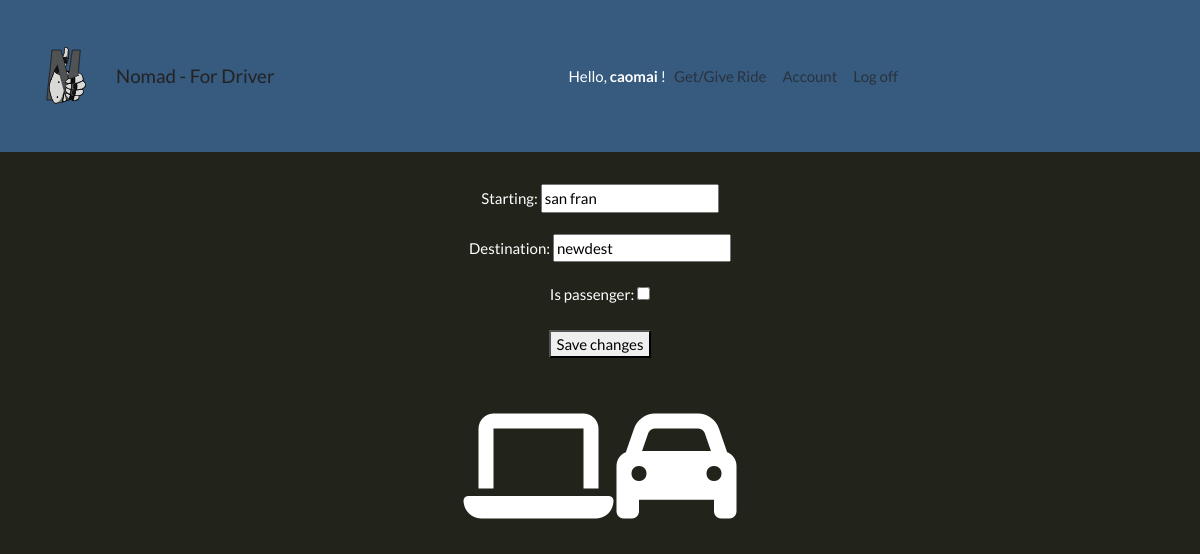
Page /get_ride/ (signed in) on the earlier database version.
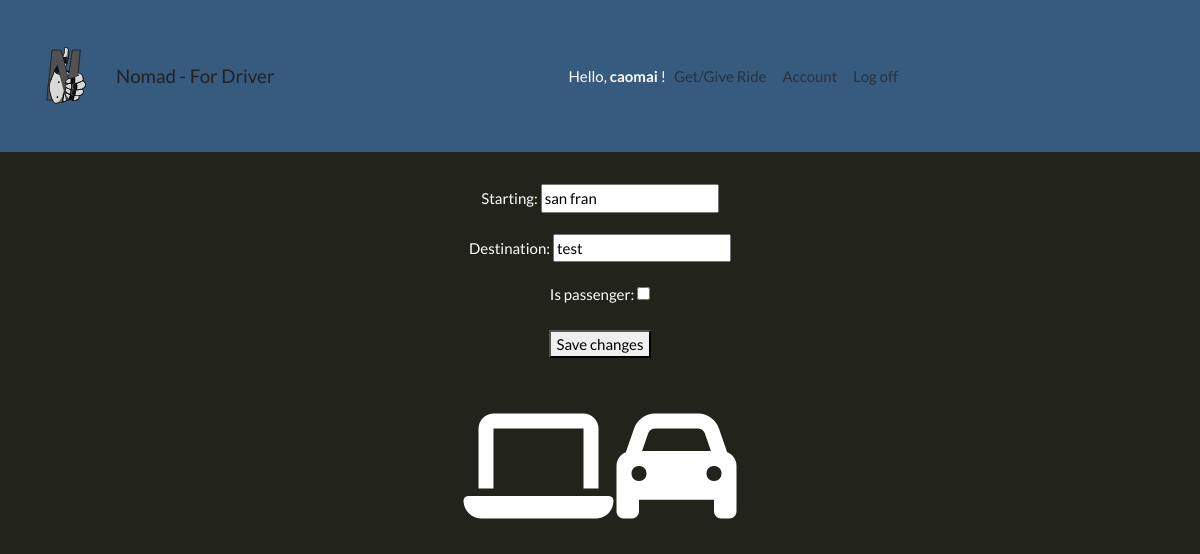
Same page on the later database version.
### accounts/models.py (models this page shows)
class Profile(models.Model):
    user = models.OneToOneField(User, on_delete=models.CASCADE)
    starting = models.CharField(max_length=30, blank=True)
    destination = models.CharField(max_length=30, blank=True)
    timestamp = models.DateTimeField(auto_now_add=True)
    is_passenger = models.BooleanField(default=True)

### accounts/views.py (the view)
# urls.py: path('get_ride/', update_profile, name='get-ride-page'),
def update_profile(request):
    if request.method == 'POST':
        profile_form = ProfileForm(request.POST, instance=request.user.profile)
        if profile_form.is_valid():
            profile_form.save()
            messages.success(request, ('Your profile was successfully updated!'))
            return redirect('list-rides-page')
        else:
            messages.error(request, ('Please correct the error below.'))
    else:
        profile_form = ProfileForm(instance=request.user.profile)
    return render(request, 'accounts/profile.html', {
        'profile_form': profile_form
    })

### accounts/forms.py
class ProfileForm(forms.ModelForm):
    class Meta:
        model = Profile
        fields = ('starting', 'destination', 'is_passenger')

### accounts/templates/accounts/profile.html (shortened to what this page needs)
{% extends 'base.html' %}
{% block content %}
<center><form method="post">
    {{ profile_form.as_p }}
    <button type="submit">Save changes</button>
  </form>
  <i class='mt-5 mb-3 fas fa-laptop' style='font-size:120px;color:white'></i>
  <i class="mt-5 mb-3 fa fa-car" style="font-size:120px;color:white;"></i>
</center>
{% endblock %}

Differences in the rows shown:
changed Profile "san fran": destination "newdest" → "test"
